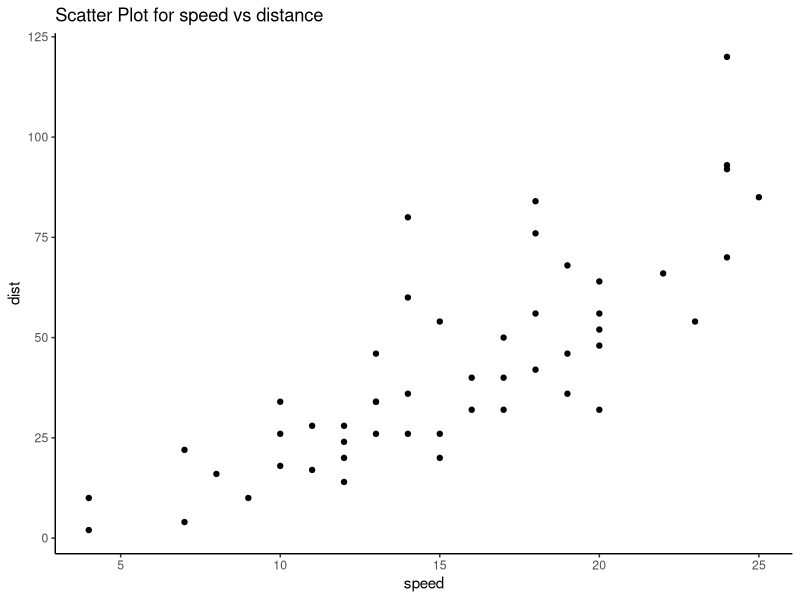
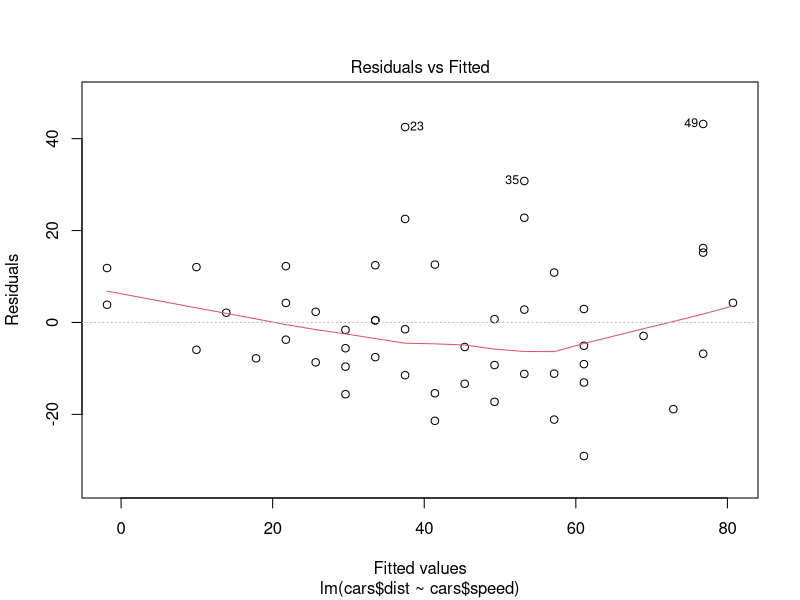
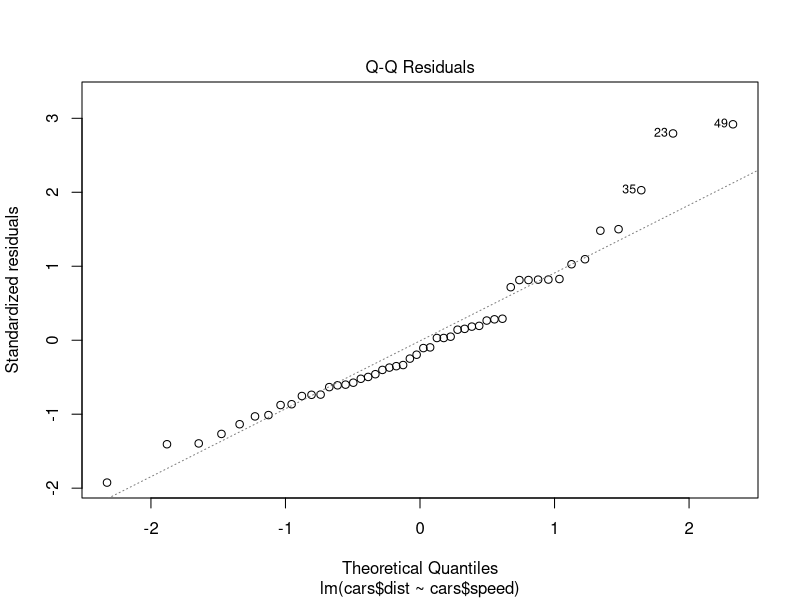
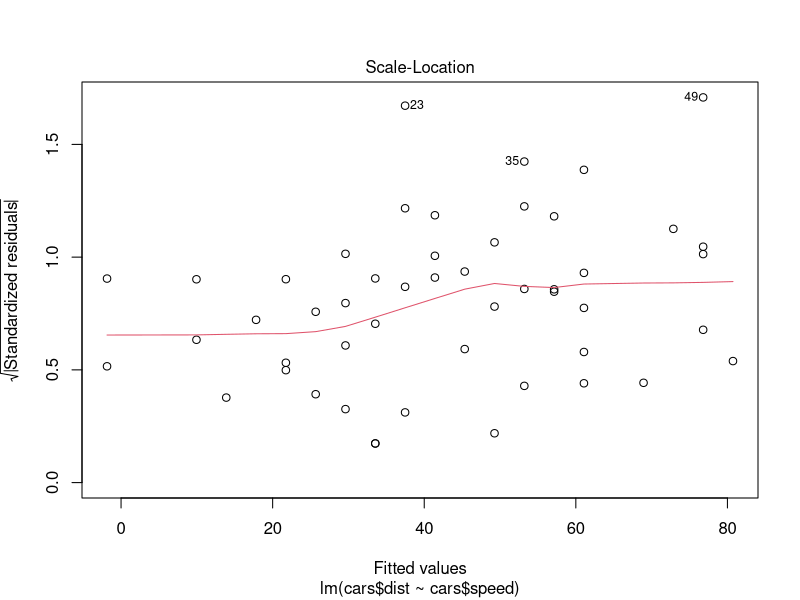
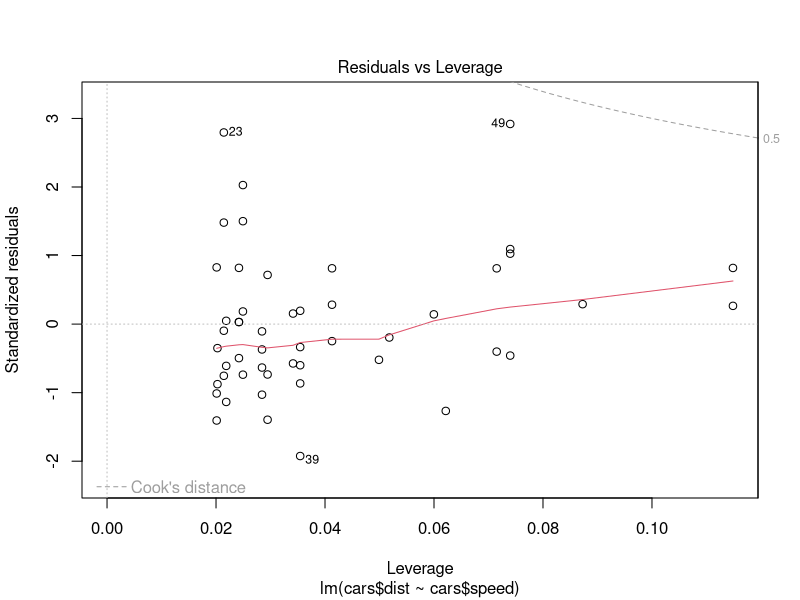
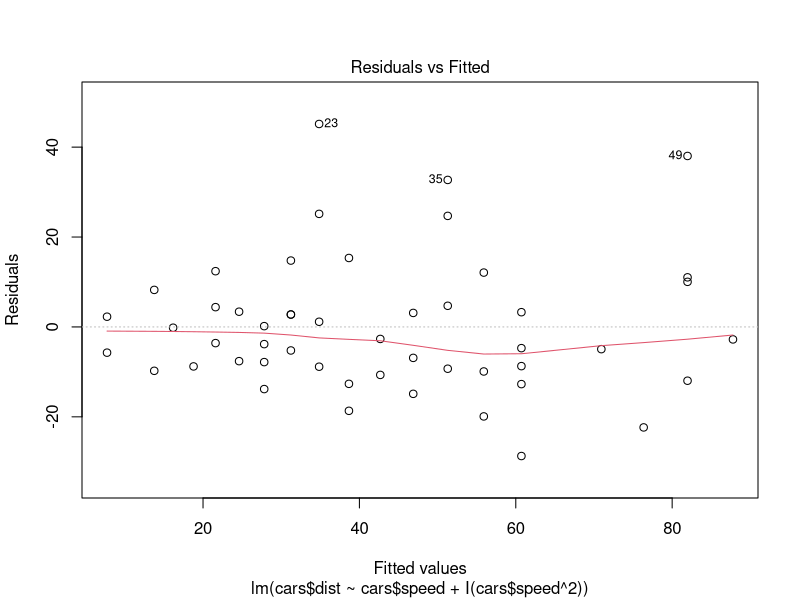
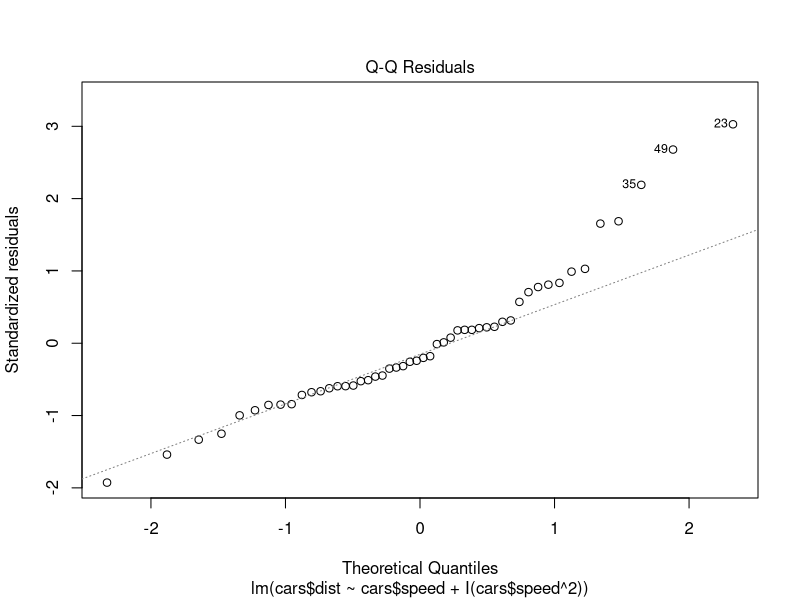
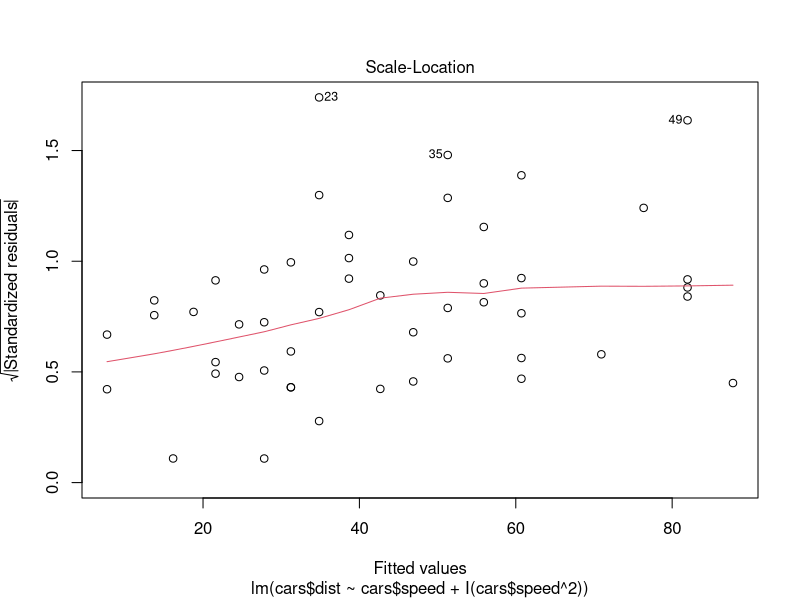

The R source for these figures, in order:
## ---- chunk 1
head(cars)
summary(cars)
## ---- chunk 2
cor(cars$speed, cars$dist)
## ---- chunk 3
library(ggplot2)

ggplot(data=cars, aes(x=speed, y=dist)) + geom_point() + theme_classic() +
  ggtitle("Scatter Plot for speed vs distance")
## ---- chunk 4
cor.test(cars$speed, cars$dist)
## ---- chunk 5
cars.lm<-lm(cars$dist~cars$speed, data=cars)
cars.lm
## ---- chunk 6
summary(cars.lm)
## ---- chunk 7
anova(cars.lm)
## ---- chunk 8
plot(cars.lm)
## ---- chunk 9
cars.lm2<-lm(cars$dist~cars$speed+ I(cars$speed^2))
## ---- chunk 10
cars.lm2
## ---- chunk 11
summary(cars.lm2)
## ---- chunk 12
plot(cars.lm2)
## ---- chunk 13
dist.21<--17.6+ 3.9* 21
dist.21
## ---- chunk 14
dist2.21<-2.47+0.913*21+0.0996*21*21
dist2.21
## ---- chunk 15
x<-c(0.50,0.75 ,1.00,1.25,1.50,1.75,2.00,2.25,2.50,2.75,3.00,3.25,3.50)
y<-c(10,8,12,12,14,12,16,18,17,20,18,20,21)
pulse<-as.data.frame(cbind(x,y))

## ---- chunk 16
ggplot(pulse, aes(x=x, y=y)) + geom_point() + ggtitle("Plot of x vs y")
## ---- chunk 17
lm(pulse$y~pulse$x, data =pulse)
## ---- chunk 18
plot(lm(y~x))
## ---- chunk 19
summary(lm(y~x))
## ---- chunk 20
y.est<-7.055+4.088*1.15
y.est
